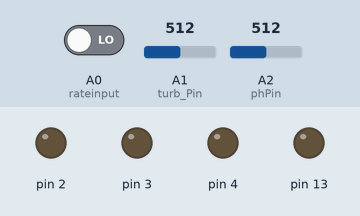
This sketch was run on a simulated Arduino Uno, built with avr-gcc and run on an emulated ATmega328P. On the bench: output pins drawn as LEDs (lit = HIGH). The test bench sets the inputs (shaded band); at power-on: A0 (rateinput) LOW, A1 (turb_Pin) = 512, A2 (phPin) = 512. What the sketch prints to the serial monitor is not drawn.

Above: at 2.5 s.
At 4.5 s:
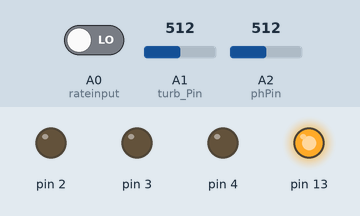
Timing chart, 0 to 7.4 s (numbered marks = the images above):
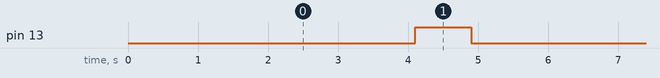

Measured:
- by itself, pin 13: alternates HIGH for 0.80 s and LOW for 4.1 s

The sketch:

Uno_code.ino
```cpp
#include <SoftwareSerial.h>

SoftwareSerial nodemcu(0,1);

float phsensor=0;
float turb_sensor=0;
float rate_sensor=0;

String blynkmessage;

//ph sensor
#define phPin A2
unsigned long int avgValue;  //Store the average value of the sensor feedback
float b;
int buf[10],temp;

//turbidity
int turb_Pin = A1;

// rate of flow
int X;
int Y;
float TIME = 0;
float FREQUENCY = 0;
float WATER = 0;
float TOTAL = 0;
float LS = 0;
const int rateinput = A0;

void setup() {
  Serial.begin(9600);
  nodemcu.begin(9600);
  //ph
  pinMode(13,OUTPUT);

  //turbidity
  pinMode(2, OUTPUT);
  pinMode(3, OUTPUT);
  pinMode(4, OUTPUT);

  //rate of flow
   delay(1000);
   pinMode(rateinput,INPUT);
}

float ph(){
 for(int i=0;i<10;i++)       //Get 10 sample value from the sensor for smooth the value
  {
    buf[i]=analogRead(phPin);
    delay(10);
  }
  for(int i=0;i<9;i++)        //sort the analog from small to large
  {
    for(int j=i+1;j<10;j++)
    {
      if(buf[i]>buf[j])
      {
        temp=buf[i];
        buf[i]=buf[j];
        buf[j]=temp;
      }
    }
  }
  avgValue=0;
  for(int i=2;i<8;i++)                      //take the average value of 6 center sample
    avgValue+=buf[i];
  float phValue=(float)avgValue*5.0/1024/6; //convert the analog into millivolt
  phValue=3.5*phValue;                      //convert the millivolt into pH value

  digitalWrite(13, HIGH);
  delay(800);
  digitalWrite(13, LOW);
  return phValue;
 }

void loop() {


    //rate of flow
    X = pulseIn(rateinput, HIGH);
    Y = pulseIn(rateinput, LOW);
    TIME = X + Y;
    FREQUENCY = 1000000/TIME;
    WATER = FREQUENCY/7.5;
    delay(1000);


    //turbidity
    int sensorValue = analogRead(turb_Pin);
    int turbidity = map(sensorValue, 0, 750, 100, 0);

    phsensor = ph();
    turb_sensor = turbidity;
    if(WATER>0 and WATER<100){
    rate_sensor = WATER;}
    else{
      rate_sensor=0.00;}

    blynkmessage = blynkmessage+phsensor +","+turb_sensor+","+rate_sensor+",";
    Serial.println(blynkmessage);
    nodemcu.println(blynkmessage);

    delay(1000);
    blynkmessage = "";

}
```
